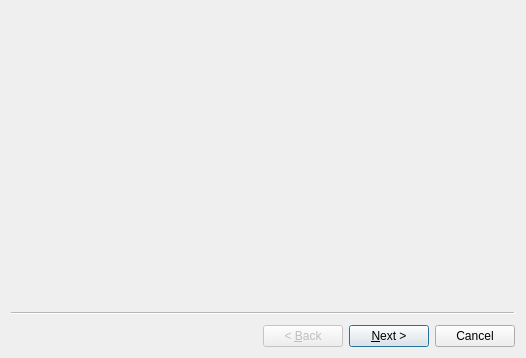
<?xml version="1.0" encoding="UTF-8"?>
<ui version="4.0">
 <class>Wizard</class>
 <widget class="QWizard" name="Wizard">
  <property name="geometry">
   <rect>
    <x>0</x>
    <y>0</y>
    <width>526</width>
    <height>358</height>
   </rect>
  </property>
  <property name="windowTitle">
   <string>Wizard</string>
  </property>
  <widget class="ProSetPage" name="wizardPage1"/>
  <widget class="ConfirmPage" name="wizardPage2"/>
 </widget>
 <customwidgets>
  <customwidget>
   <class>ProSetPage</class>
   <extends>QWizardPage</extends>
   <header>prosetpage.h</header>
   <container>1</container>
  </customwidget>
  <customwidget>
   <class>ConfirmPage</class>
   <extends>QWizardPage</extends>
   <header>confirmpage.h</header>
   <container>1</container>
  </customwidget>
 </customwidgets>
 <resources/>
 <connections/>
</ui>
